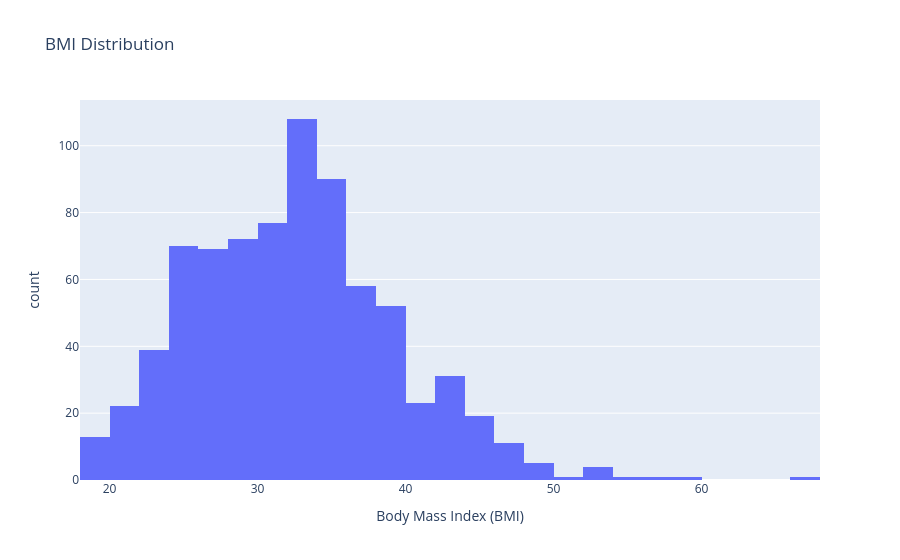

The notebook cell this image was saved under:
### Code cell
# chart 4
fig = px.histogram(
    df,
    x="BMI",
    nbins=40,
    title="BMI Distribution",
    labels={"BMI": "Body Mass Index (BMI)", "count": "Frequency"}
)

fig.show()

### Figure 1 — Plotly figure (JSON) as saved in the notebook; plotly's stock layout.template omitted (floating-point values rounded to 4 significant figures; data arrays with more than 128 entries replaced by an {"elided": "..."} marker saying what was removed)
{"data": [{"bingroup": "x", "hovertemplate": "Body Mass Index (BMI)=%{x}<br>count=%{y}<extra></extra>", "legendgroup": "", "marker": {"color": "#636efa", "pattern": {"shape": ""}}, "name": "", "nbinsx": 40, "orientation": "v", "showlegend": false, "type": "histogram", "x": {"elided": "768 float values"}, "xaxis": "x", "yaxis": "y"}], "layout": {"barmode": "relative", "legend": {"tracegroupgap": 0}, "title": {"text": "BMI Distribution"}, "xaxis": {"anchor": "y", "domain": [0, 1], "title": {"text": "Body Mass Index (BMI)"}}, "yaxis": {"anchor": "x", "domain": [0, 1], "title": {"text": "count"}}}}
